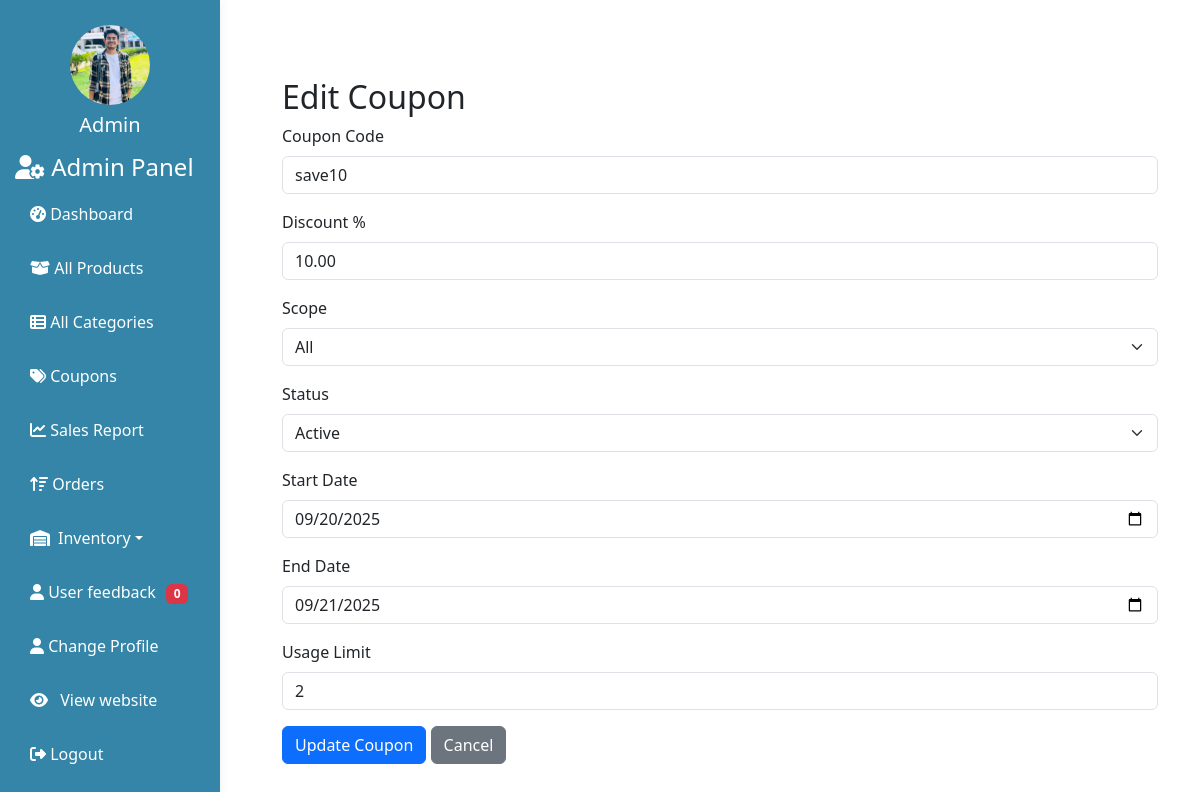
Page /admin/index.php?page=edit_coupon&id=3 (signed in) on the committed database.
### tables this page shows
CREATE TABLE `coupons` (
  `id` int(11) NOT NULL,
  `code` varchar(64) NOT NULL,
  `discount_percent` decimal(5,2) NOT NULL DEFAULT 0.00,
  `scope` enum('all','product') NOT NULL DEFAULT 'all',
  `status` enum('active','inactive') NOT NULL DEFAULT 'active',
  `start_date` date DEFAULT NULL,
  `end_date` date DEFAULT NULL,
  `usage_limit` int(11) DEFAULT NULL,
  `usage_count` int(11) NOT NULL,
  `created_at` datetime DEFAULT current_timestamp()
);

### admin/pages/edit_coupon.php (the view, shortened to what this page needs)
<?php
require_once __DIR__ .'/../dbConfig.php';
$id = (int)$_GET['id'];
$coupon = $DB_con->prepare("SELECT * FROM coupons WHERE id=?");
$coupon->execute([$id]);
$coupon = $coupon->fetch(PDO::FETCH_ASSOC);
?>
<!DOCTYPE html>
<html lang="en">
<head>
<link href="https://cdn.jsdelivr.net/npm/bootstrap@5.3.3/dist/css/bootstrap.min.css" rel="stylesheet">
</head>
<body>
<div class="container mt-5">
<h2>Edit Coupon</h2>
<form method="POST">
<div class="mb-3">
<label class="form-label">Coupon Code</label>
<input type="text" name="code" class="form-control" value="<?= htmlspecialchars($coupon['code']) ?>" required>
</div>
<div class="mb-3">
<label class="form-label">Discount %</label>
<input type="number" step="0.01" name="discount_percent" class="form-control" value="<?= $coupon['discount_percent'] ?>" required>
</div>
<div class="mb-3">
<label class="form-label">Scope</label>
<select name="scope" id="scopeSelect" class="form-select" required>
    <option value="all" <?= $coupon['scope']==='all'?'selected':'' ?>>All</option>
</select>
</div>
<div class="mb-3">
<label class="form-label">Status</label>
<select name="status" class="form-select" required>
    <option value="active" <?= $coupon['status']==='active'?'selected':'' ?>>Active</option>
</select>
</div>
<div class="mb-3">
<label class="form-label">Start Date</label>
<input type="date" name="start_date" class="form-control" value="<?= $coupon['start_date'] ?>">
</div>
<div class="mb-3">
<label class="form-label">End Date</label>
<input type="date" name="end_date" class="form-control" value="<?= $coupon['end_date'] ?>">
</div>
<div class="mb-3">
<label class="form-label">Usage Limit</label>
<input type="number" name="usage_limit" class="form-control" value="<?= $coupon['usage_limit'] ?>">
</div>
<button type="submit" class="btn btn-primary">Update Coupon</button>
<a href="?page=coupons" class="btn btn-secondary">Cancel</a>
</form>
</div>
</body>
</html>

### admin/includes/sidebar.php (shortened to what this page needs)
<div class="sidebar">
	<div class="text-center mb-3">
		<?php
		require_once __DIR__ . '/../dbConfig.php';
		$admin_id = $_SESSION['admin_id'] ?? null;
		$adminPhoto = 'default.jpg';
		$adminName = 'Admin';
		if ($admin_id) {
			$stmt = $DB_con->prepare("SELECT * FROM admins WHERE id =?");
			$stmt->execute([$admin_id]);
			$admin = $stmt->fetch(PDO::FETCH_ASSOC);
			if ($admin) {
				$adminPhoto = !empty($admin['photo']) ? $admin['photo'] : 'default.jpg';
				$adminName = $admin['username'];
			}
		}
		?>
		<img src="../uploads/admins/<?= htmlspecialchars($adminPhoto) ?>" alt="Profile" class="rounded-circle" width="80" height="80">
		<h5 class="mt-2"><?= htmlspecialchars($adminName) ?></h5>
	</div>
	<h4><i class="fas fa-user-cog"></i> Admin Panel</h4>
	<a href="index.php?page=dashboard"><i class="fas fa-tachometer-alt"></i> Dashboard</a>
	<a href="index.php?page=products"><i class="fas fa-box-open"></i> All Products</a>
	<a href="index.php?page=categories"><i class="fas fa-th-list"></i> All Categories</a>
	<a href="index.php?page=coupons"><i class="fas fa-tags"></i> Coupons</a>
	<a href="index.php?page=sales_report"><i class="fas fa-chart-line"></i> Sales Report</a>
	<a href="index.php?page=orders" id="menuOrders">
		<i class="fa-solid fa-arrow-up-wide-short"></i> Orders
	</a>
	<a href="#inventorySubmenu" data-toggle="collapse" aria-expanded="false" class="dropdown-toggle d-flex align-items-center">
		<i class="fas fa-warehouse mr-2"></i> Inventory
	</a>
	<a href="index.php?page=feedback">
		<i class="fas fa-user"></i> User feedback
		<span id="fbcount" class="badge badge-pill badge-danger" style="margin-left: 6px;">0</span>
	</a>
	<a href="index.php?page=admin_profile"><i class="fas fa-user"></i> Change Profile</a>
	<a href="../index.php" style="color: white; text-decoration: none;">
		<i class="fa-solid fa-eye mr-2"></i> View website
	</a>
	<a href="logout.php"><i class="fas fa-sign-out-alt"></i> Logout</a>
</div>

### admin/includes/header.php (style rules this page uses)
body { margin: 0; padding: 0; font-family: 'Segoe UI', sans-serif; background-color: #f5f7fa; }
.sidebar { width: 220px; height: 100vh; position: fixed; background-color: #3485A7; color: white; padding: 25px 15px; box-shadow: 2px 0 8px rgba(0, 0, 0, 0.05); overflow-y: auto; }
.sidebar a { color: white; display: block; padding: 10px 15px; margin: 10px 0; border-radius: 6px; text-decoration: none; transition: background-color 0.3s ease; }

### admin/includes/sidebar.php (style rules this page uses)
.sidebar a.dropdown-toggle { cursor: pointer; }

### rows in the picture
coupons: code "save10", discount_percent "10.00", scope "All", status "Active", start_date "09/20/2025", end_date "09/21/2025", usage_limit "2"

### other values in the picture
$adminName "Admin"
